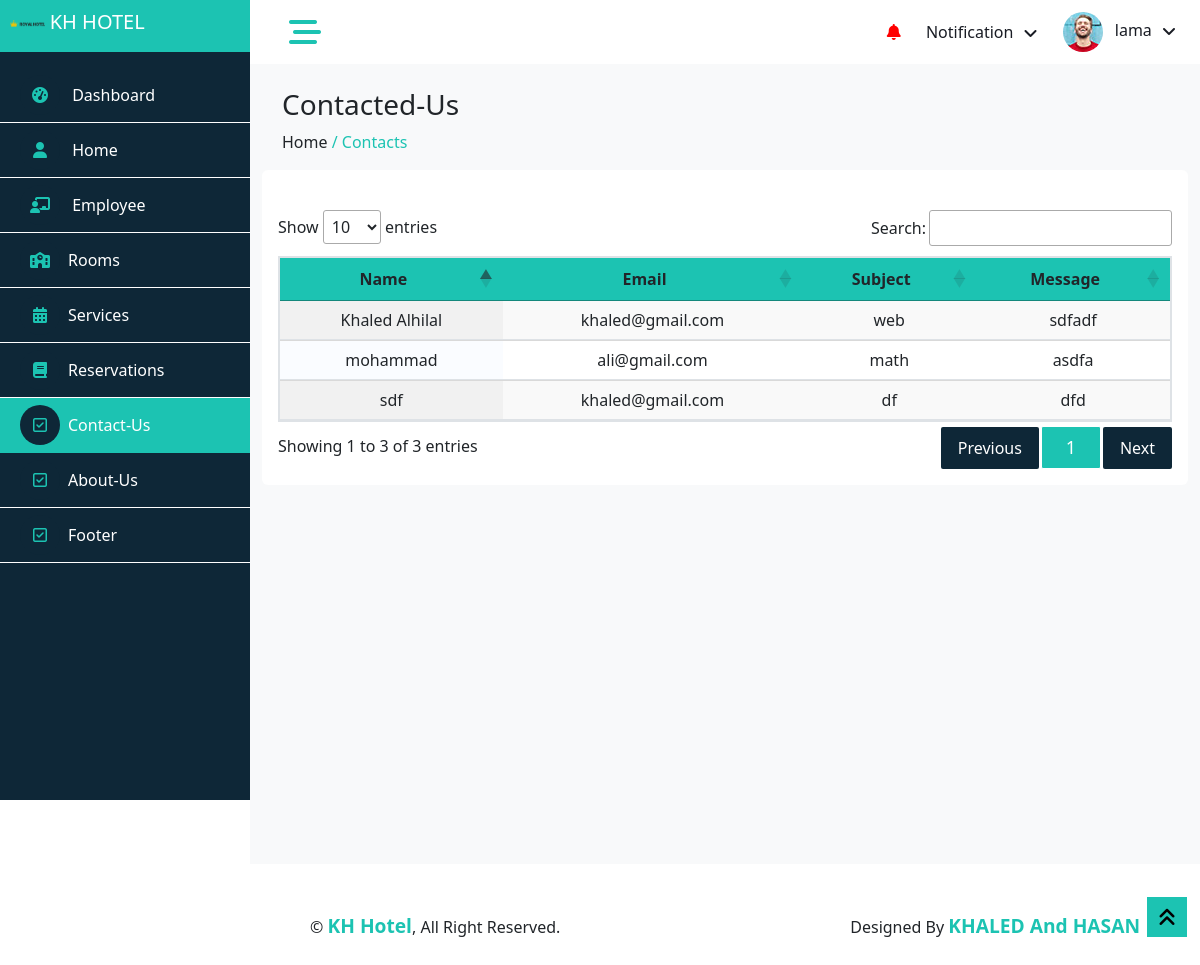
The app's page /contactus.php (signed in) with its own data.
### tables this page shows
CREATE TABLE `contactus` (
  `contact_id` int(10) UNSIGNED NOT NULL,
  `user_name` varchar(255) NOT NULL,
  `user_email` varchar(255) NOT NULL,
  `subject` varchar(255) NOT NULL,
  `message` varchar(255) NOT NULL
);

### contactus.php (the view, shortened to what this page needs)
<?php
include('connect.php');
$sql = "SELECT * FROM contactus";
$result = $conn->query($sql);
$contacts = $result->fetch_all(MYSQLI_ASSOC);
?>
<?php require('common/header.php') ?>
<body>
    <div class="container-fluid position-relative bg-white d-flex p-0">
        <?php require('common/sidebar.php'); ?>
        <div class="content">
            <?php require('common/navbar.php'); ?>
            <div class="container-fluid pt-4 min-vh-100 bg-light">
                <div class="row ms-2">
                    <h3>Contacted-Us</h3>
                    <a href="index.php" class="text-dark">
                        <p>Home
                    </a> <span class="text-yellow"> / <a href="" class="text-yellow">Contacts</a></span></p>
                </div>
                <div class="card height-auto border-0">
                    <div class="card-body">
                        <div class="row d-flex justify-content-center align-items-center pt-4">
                        </div>
                        <div class="row">
                            <div class="table-responsive table-bordered table-hover">
                                <table id="dataTable" class="table display data-table text-nowrap table-striped" role="grid">
                                    <thead>
                                        <tr role="row">
                                            <th class="sorting text-center" style="background-color: #1cc3b2;">Name</th>
                                            <th class="sorting text-center" style="background-color: #1cc3b2;">Email</th>
                                            <th class="sorting text-center" style="background-color: #1cc3b2;">Subject</th>
                                            <th class="sorting text-center" style="background-color: #1cc3b2;">Message</th>
                                        </tr>
                                    </thead>
                                    <tbody>
                                        <?php foreach ($contacts as $contact) {
                                        ?>
                                            <tr class="text-center">
                                                <td><?php echo $contact['user_name']; ?> </td>
                                                <td><?php echo $contact['user_email']; ?></td>
                                                <td><?php echo $contact['subject']; ?></td>
                                                <td><?php echo $contact['message']; ?></td>
                                            </tr>
                                        <?php
                                        } ?>
                                    </tbody>
                                </table>
                            </div>
                        </div>
                    </div>
                </div>
            </div>
            <div class="container-fluid">
                <?php require('common/footer.php'); ?>
            </div>
        </div>
    </div>
    <a href="#" class="btn btn-lg  btn-lg-square back-to-top  bg-yellow" style="padding:10px;border-radius:0px"><i class="fa fa-angle-double-up" style="color: black;"></i></a>
</body>
</html>

### css/style.css (style rules this page uses)
:root { --primary: blue; --light: #F3F6F9; --dark: #191C24; }
.back-to-top { position: fixed; display: none; right: 13px; bottom: 28px; z-index: 99; }
.btn { transition: .5s; }
.btn-lg-square { width: 40px; height: 40px; }
.btn-square, .btn-sm-square, .btn-lg-square { padding: 0; display: inline-flex; align-items: center; justify-content: center; font-weight: normal; border-radius: 0px; }
.content { margin-left: 250px; min-height: 100vh; background: #FFFFFF; transition: 0.5s; }
@media (min-width: 992px) { .content { width: calc(100% - 250px); } }
.bg-yellow { background-color: #1cc3b2 !important; }
.text-yellow { color: #1cc3b2 !important; }

### records on screen
contactus: user_name "Khaled Alhilal", user_email "khaled@gmail.com", subject "web", message "sdfadf"
contactus: user_name "mohammad", user_email "ali@gmail.com", subject "math", message "asdfa"
contactus: user_name "sdf", user_email "khaled@gmail.com", subject "df", message "dfd"

### other values on screen
$_SESSION['firstName'] "lama"
